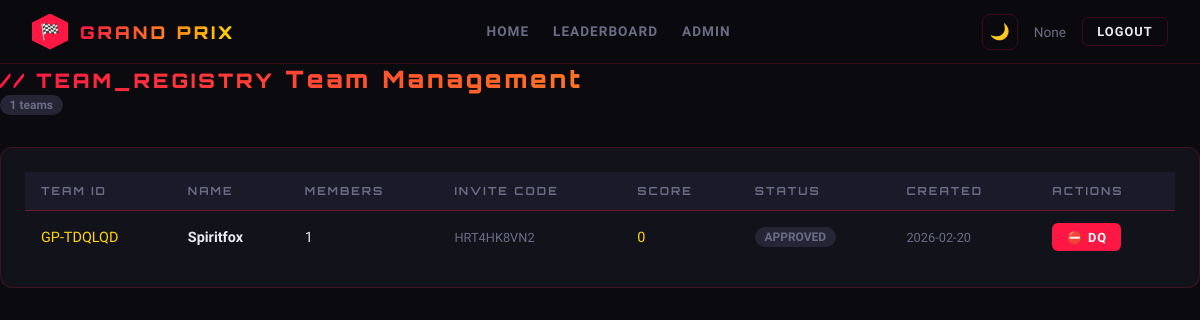
Screenshot of /admin/teams (signed in) with the database file from the repository.
### tables this page shows
CREATE TABLE teams (
            id INTEGER PRIMARY KEY AUTOINCREMENT,
            name TEXT UNIQUE NOT NULL,
            team_code TEXT UNIQUE NOT NULL,
            invite_code TEXT UNIQUE NOT NULL,
            status TEXT DEFAULT 'pending',
            score INTEGER DEFAULT 0,
            penalty INTEGER DEFAULT 0,
            created_at TEXT DEFAULT CURRENT_TIMESTAMP
        );

### app.py (the view)
@app.route('/admin/teams')
@admin_required
def admin_teams():
    conn = get_db()
    teams = conn.execute('''
        SELECT t.*, COUNT(tm.user_id) as member_count
        FROM teams t LEFT JOIN team_members tm ON t.id=tm.team_id
        GROUP BY t.id ORDER BY t.created_at DESC
    ''').fetchall()
    conn.close()
    return render_template('admin_teams.html', teams=teams)

### app.py (called while the page is built)
def get_db():
    conn = sqlite3.connect(DB_PATH)
    conn.row_factory = sqlite3.Row
    return conn

def admin_required(f):
    @wraps(f)
    def decorated(*args, **kwargs):
        if 'user_id' not in session:
            return redirect(url_for('login'))
        if session.get('role') != 'admin':
            return redirect(url_for('dashboard'))
        return f(*args, **kwargs)
    return decorated

### admin_teams.html (shortened to what this page needs)
{% extends 'base.html' %}
{% block content %}
<div class="page-header">
  <div class="page-title">
    <small>// TEAM_REGISTRY</small>
    Team Management
  </div>
  <span class="badge badge-muted">{{ teams|length }} teams</span>
</div>
<div class="card">
  <table>
    <thead>
      <tr>
        <th>Team ID</th><th>Name</th><th>Members</th><th>Invite Code</th>
        <th>Score</th><th>Status</th><th>Created</th><th>Actions</th>
      </tr>
    </thead>
    <tbody>
      {% for t in teams %}
      <tr>
        <td class="mono" style="color: var(--gold)">{{ t.team_code }}</td>
        <td><strong>{{ t.name }}</strong></td>
        <td class="mono">{{ t.member_count }}</td>
        <td class="mono" style="color: var(--muted); font-size: 0.8rem">{{ t.invite_code }}</td>
        <td class="mono" style="color: var(--gold)">{{ t.score }}</td>
        <td>
          {% if t.status == 'approved' %}<span class="badge badge-green">APPROVED</span>
          {% elif t.status == 'pending' %}<span class="badge badge-gold">PENDING</span>
          {% elif t.status == 'rejected' %}<span class="badge badge-red">REJECTED</span>
          {% elif t.status == 'disqualified' %}<span class="badge badge-red">DISQUALIFIED</span>
          {% else %}<span class="badge badge-muted">{{ t.status }}</span>{% endif %}
        </td>
        <td style="font-size: 0.8rem; color: var(--muted)">{{ t.created_at[:10] }}</td>
        <td>
          <div style="display: flex; gap: 0.5rem; flex-wrap: wrap;">
            {% if t.status == 'pending' %}
            <button class="btn btn-primary btn-sm" onclick="teamAction({{ t.id }}, 'approve')">✓ Approve</button>
            <button class="btn btn-danger btn-sm" onclick="teamAction({{ t.id }}, 'reject')">✗ Reject</button>
            {% elif t.status == 'approved' %}
            <button class="btn btn-danger btn-sm" onclick="teamAction({{ t.id }}, 'disqualify')">⛔ DQ</button>
            {% elif t.status == 'rejected' %}
            <button class="btn btn-primary btn-sm" onclick="teamAction({{ t.id }}, 'approve')">Re-approve</button>
            {% endif %}
          </div>
        </td>
      </tr>
      {% endfor %}
    </tbody>
  </table>
</div>
{% endblock %}

### templates/base.html (style rules this page uses)
:root { --red: #FF1744; --gold: #FFD600; --carbon: #0A0A0F; --surface: #12121A; --surface2: #1A1A28; --surface3: #252535; --border: rgba(255,23,68,0.2); --text: #E8E8F0; --muted: #6B6B85; --green: #00E676; --blue: #2979FF; --orange: #FF6D00; --glow: 0 0 20px rgba(255,23,68,0.4); --gold-glow: 0 0 20px rgba(255,214,0,0.4); }
* { margin:0;padding:0;box-sizing:border-box }
html { scroll-behavior:smooth }
body { background:var(--carbon);color:var(--text);font-family:'Rajdhani',sans-serif;min-height:100vh; overflow-x:hidden;transition:background .3s,color .3s }
body::before { content:'';position:fixed;inset:0;z-index:-1; background: repeating-linear-gradient( 90deg, transparent, transparent 50px, rgba(255,23,68,0.015) 50px, rgba(255,23,68,0.015) 51px ), repeating-linear-gradient( 0deg, transparent, transparent 50px, rgba(255,23,68,0.015) 50px, rgba(255,23,68,0.015) 51px ) }
.btn { display:inline-flex;align-items:center;gap:8px;padding:.6rem 1.4rem;border-radius:6px; font-family:'Rajdhani',sans-serif;font-weight:600;font-size:.9rem;letter-spacing:1px; text-transform:uppercase;cursor:pointer;border:none;transition:all .2s;text-decoration:none }
.btn-sm { padding:.4rem .9rem;font-size:.8rem }
.btn-danger { background:var(--red);color:#fff }
.card { background:var(--surface);border:1px solid var(--border);border-radius:12px;padding:1.5rem; transition:border-color .2s,box-shadow .2s }
table { width:100%;border-collapse:collapse }
th { background:var(--surface2);padding:.75rem 1rem;text-align:left;font-family:'Orbitron',monospace; font-size:.7rem;letter-spacing:2px;color:var(--muted);text-transform:uppercase;border-bottom:1px solid var(--border) }
td { padding:.75rem 1rem;border-bottom:1px solid rgba(255,23,68,0.05);font-size:.9rem;vertical-align:middle }
tr:last-child td { border-bottom:none }
.page-header { margin-bottom:2rem }
.page-title { font-family:'Orbitron',monospace;font-weight:900;font-size:1.5rem;letter-spacing:3px; background:linear-gradient(90deg,var(--red),var(--gold));-webkit-background-clip:text; -webkit-text-fill-color:transparent }
.badge { display:inline-flex;align-items:center;gap:4px;padding:.2rem .6rem;border-radius:20px; font-size:.75rem;font-weight:700;background:var(--surface3);color:var(--muted) }

### rows the page displays
teams: team_code "GP-TDQLQD", name "Spiritfox", member_count "1", invite_code "HRT4HK8VN2", score "0", status "APPROVED", created_at "2026-02-20"

### other values shown
{{ session.get('name') }} "None"
{{ teams|length }} "1"
